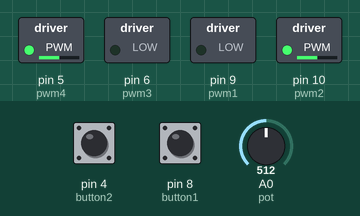
Bench run of a sketch on a simulated Arduino Uno, built with avr-gcc and run on an emulated ATmega328P. Shown: switched loads named in the sketch (green lamp = pin HIGH). The inputs (shaded band) are chosen by the test bench; at power-on: A0 (pot) = 512, pin 4 (button2) HIGH, pin 8 (button1) HIGH.

Above: at 1.2 s.
1.3 s: A0 (pot) set to 716
At 2.0 s:
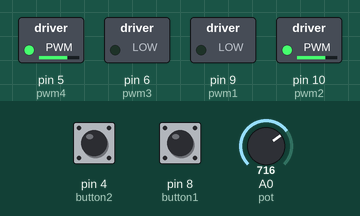
2.8 s: pin 4 (button2) pulled LOW for 0.15 s
At 3.8 s:
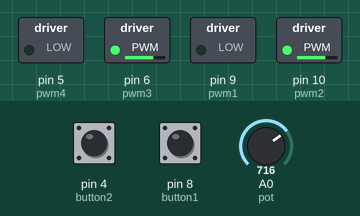
4.4 s: pin 8 (button1) pulled LOW for 0.15 s
At 5.0 s:
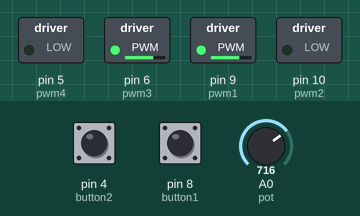
6.0 s: A0 (pot) set to 900
At 6.7 s:
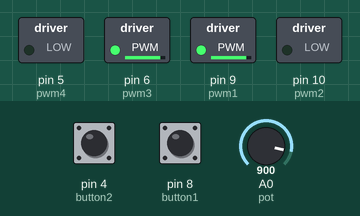
7.5 s: pin 4 (button2) pulled LOW for 1 s
At 9.7 s:
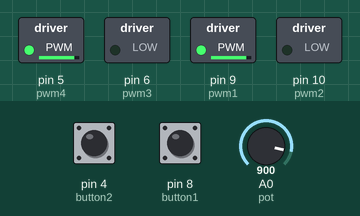
10.0 s: pin 8 (button1) pulled LOW for 1 s
At 11.7 s:
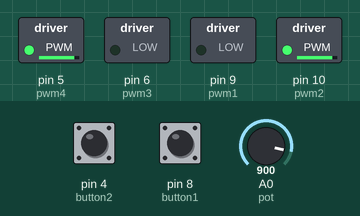
Timing chart, 0 to 13.2 s (numbered marks = the images above; inputs shaded):
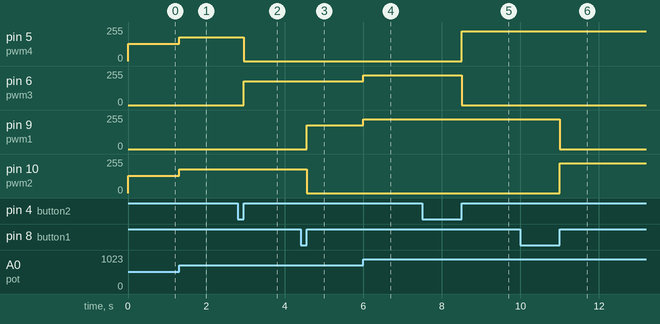

The sketch:

Task_1_Code__Controlling_2_dc_motors_Direction___Speed.ino
```cpp
// Arduino DC motor speed and direction control

#define button1  8
#define button2  4
#define pot      0
#define pwm1     9
#define pwm2    10
#define pwm3     6
#define pwm4     5

boolean motor_dir = 0;
boolean motor_dir2 = 0;
int motor_speed;

void setup() {
  pinMode(button1, INPUT_PULLUP);
  pinMode(button2, INPUT_PULLUP);
  pinMode(pwm1,   OUTPUT);
  pinMode(pwm2,   OUTPUT);
  pinMode(pwm3,   OUTPUT);
  pinMode(pwm4,   OUTPUT);
}

void loop() {
  motor_speed = analogRead(pot) / 4;
  if (motor_dir)
    analogWrite(pwm1, motor_speed);
  else
    analogWrite(pwm2, motor_speed);
      if (motor_dir2)
    analogWrite(pwm3, motor_speed);
  else
    analogWrite(pwm4, motor_speed);

  if (!digitalRead(button1)) {              // If direction button is pressed
    while (!digitalRead(button1));          // Wait until direction button released
    motor_dir = !motor_dir;                // Toggle direction variable
    if (motor_dir)
      digitalWrite(pwm2, 0);
    else
      digitalWrite(pwm1, 0);
  }
  if (!digitalRead(button2)) {
    while (!digitalRead(button2));
    motor_dir2 = !motor_dir2;
    if (motor_dir2)
      digitalWrite(pwm4, 0);
    else
      digitalWrite(pwm3, 0);
  }
}
```

Measured:
- after the input at 1.3 s, pin 5 (pwm4), pin 10 (pwm2): 128/255 → 179/255 at once
- after the input at 2.8 s, pin 5 (pwm4): 179/255 → 0/255 after 0.15 s; pin 6 (pwm3): 0/255 → 179/255 after 0.15 s
- after the input at 4.4 s, pin 9 (pwm1): 0/255 → 179/255 after 0.15 s; pin 10 (pwm2): 179/255 → 0/255 after 0.15 s
- after the input at 6.0 s, pin 6 (pwm3), pin 9 (pwm1): 179/255 → 225/255 at once
- after the input at 7.5 s, pin 5 (pwm4): 0/255 → 225/255 after 1.0 s; pin 6 (pwm3): 225/255 → 0/255 after 1.0 s
- after the input at 10.0 s, pin 9 (pwm1): 225/255 → 0/255 after 1.0 s; pin 10 (pwm2): 0/255 → 225/255 after 1.0 s
